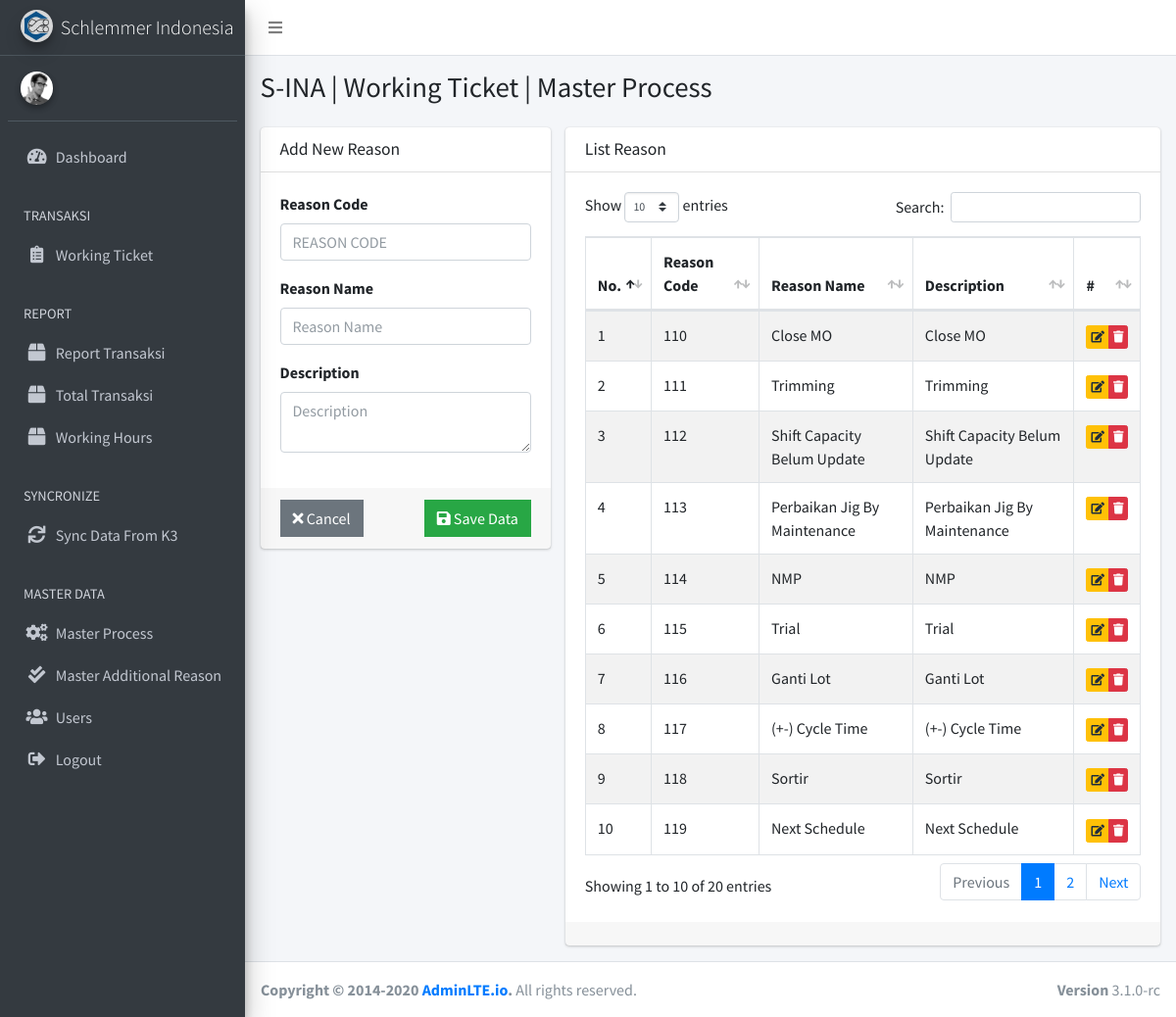
The page /index.php/reason on the database its author committed.
### tables this page shows
CREATE TABLE `reason` (
  `id` int(11) NOT NULL,
  `kode` varchar(255) NOT NULL,
  `nama` varchar(255) NOT NULL,
  `deskripsi` varchar(255) NOT NULL,
  `status` varchar(1) NOT NULL,
  `created_date` datetime NOT NULL,
  `created_by` varchar(255) NOT NULL,
  `last_date` datetime NOT NULL,
  `update_by` varchar(255) NOT NULL
);

### application/controllers/Reason.php (called while the page is built, shortened)
<?php
    class Reason extends CI_Controller
    {
        function __construct()
        {
            $this->load->model(array('M_crud', 'M_master'));
        }
        function index()
        {
            $data['judul'] = "S-INA | Working Ticket | Master Process";
            $data['reason'] = $this->M_master->loadData('reason');
            $this->load->view('Include/header', $data);
            $this->load->view('Include/sidebar');
            $this->load->view('Reason/index', $data);
            $this->load->view('Include/footer');
        }
    }

### index.php (called while the page is built, shortened)
<?php
require_once BASEPATH.'core/CodeIgniter.php';

### application/models/M_master.php (called while the page is built, shortened)
<?php
    class M_master extends CI_Model
    {
        function loadData($table)
        {
            $this->db->where('status', '1');
            $this->db->order_by('kode', 'ASC');
            return $this->db->get($table)->result();
        }
    }

### application/views/Reason/index.php (the view, shortened to what this page needs)
<div class="content-wrapper">
    <div class="content-header">
        <div class="container-fluid">
            <div class="row mb-2">
                <div class="col-sm-12">
                    <h1 class="m-0"><?php echo $judul; ?></h1>
                </div>
            </div>
        </div>
    </div>
    <section class="content">
        <div class="container-fluid">
            <div class="row">
                <div class="col-4">
                    <div class="card">
<form method="POST" action="<?php echo base_url().'Reason/insert' ?>">
	<div class="card-header">
		<h5 class="card-title">Add New Reason</h5>
	</div>
	<div class="card-body">
		<div class="form-group">
			<label class="control-label">Reason Code</label>
			<input type="text" name="kode" class="form-control" required maxlength="10" placeholder="Reason Code" autofocus autocomplete="off" style="text-transform:uppercase;" data-tooltip="tooltip" data-placement="top" title="Reason Code">
		</div>
		<div class="form-group">
			<label class="control-label">Reason Name</label>
			<input type="text" name="nama" class="form-control" required maxlength="150" placeholder="Reason Name" autocomplete="off" style="text-transform:capitalize;" data-tooltip="tooltip" data-placement="top" title="Reason Name">
		</div>
		<div class="form-group">
			<label class="control-label">Description</label>
			<textarea class="form-control" name="deskripsi" placeholder="Description" data-tooltip="tooltip" data-placement="top" title="Description"></textarea>
		</div>
	</div>
	<div class="card-footer">
		<button type="reset" class="btn btn-flat btn-secondary" data-tooltip="tooltip" data-placement="top" title="Cancel"><i class="fas fa-times"></i> Cancel</button>
		<button type="submit" class="btn btn-flat float-right btn-success" data-tooltip="tooltip" data-placement="top" title="Save Data"><i class="fas fa-save"></i> Save Data</button>
	</div>
</form>
                    </div>
                </div>
                <div class="col-8">
                    <div class="card">
<div class="card-header">
	<h5 class="card-title">List Reason</h5>
</div>
                        <div class="card-body">
                            <div class="table-responsive">
                                <table class="table table-striped table-hover table-bordered" id="data1">
                                    <thead>
                                        <th>No.</th>
                                        <th>Reason Code</th>
                                        <th>Reason Name</th>
                                        <th>Description</th>
                                        <th>#</th>
                                    </thead>
                                    <tbody>
                                        <?php
                                            $no=1;
                                            foreach($reason as $row)
                                            {
                                                ?>
                                                    <tr>
                                                        <td><?php echo $no++; ?></td>
                                                        <td><?php echo $row->kode; ?></td>
                                                        <td><?php echo $row->nama; ?></td>
                                                        <td><?php echo $row->deskripsi; ?></td>
                                                        <td>
                                                            <div class="btn-group">
                                                                <a href="<?php echo base_url().'Reason/edit/'.$row->id; ?>" class="btn btn-xs btn-warning"><i class="fas fa-edit"></i></a>
                                                                <button type="button" data-toggle="modal" data-target="#hapusReason" data-id="<?php echo $row->id; ?>" class="btn btn-xs btn-danger"><i class="fas fa-trash"></i></button>
                                                            </div>
                                                        </td>
                                                    </tr>
                                                <?php
                                            }
                                        ?>
                                    </tbody>
                                </table>
                            </div>
                        </div>
                        <div class="card-footer" style="text-align: center; font-size:x-large;">
                        </div>
                    </div>
                </div>
            </div>
        </div>
    </section>
</div>

### application/views/Include/header.php (shortened to what this page needs)
<!DOCTYPE html>
<html lang="en">
<head>
    <link rel="stylesheet" href="<?php echo base_url().'assets/admin/plugins/fontawesome-free/css/all.min.css'; ?>">
    <link rel="stylesheet" href="https://code.ionicframework.com/ionicons/2.0.1/css/ionicons.min.css">
    <link rel="stylesheet" href="<?php echo base_url().'assets/admin/plugins/tempusdominus-bootstrap-4/css/tempusdominus-bootstrap-4.min.css'; ?>">
    <link rel="stylesheet" href="<?php echo base_url().'assets/admin/plugins/icheck-bootstrap/icheck-bootstrap.min.css'; ?>">
    <link rel="stylesheet" href="<?php echo base_url().'assets/admin/dist/css/adminlte.min.css'; ?>">
    <link rel="stylesheet" href="<?php echo base_url().'assets/admin/plugins/overlayScrollbars/css/OverlayScrollbars.min.css'; ?>">
    <link rel="stylesheet" href="<?php echo base_url().'assets/admin/plugins/summernote/summernote-bs4.min.css'; ?>">
    <link rel="stylesheet" href="<?php echo base_url().'assets/admin/plugins/datatables-bs4/css/dataTables.bootstrap4.min.css'; ?>">
    <link rel="stylesheet" href="<?php echo base_url().'assets/admin/plugins/datatables-responsive/css/responsive.bootstrap4.min.css'; ?>">
    <link rel="stylesheet" href="<?php echo base_url().'assets/admin/plugins/datatables-buttons/css/buttons.bootstrap4.min.css'; ?>">
    <link rel="stylesheet" href="<?php echo base_url().'assets/admin/plugins/select2/css/select2.min.css'; ?>">
    <link rel="stylesheet" href="<?php echo base_url().'assets/admin/plugins/select2-bootstrap4-theme/select2-bootstrap4.min.css'; ?>">
    <link rel="stylesheet" href="<?php echo base_url().'assets/admin/plugins/bootstrap4-duallistbox/bootstrap-duallistbox.min.css'; ?>">
    <link rel="stylesheet" href="<?php echo base_url().'assets/admin/plugins/bs-stepper/css/bs-stepper.min.css'; ?>">
    <link rel="stylesheet" href="<?php echo base_url().'assets/admin/plugins/dropzone/min/dropzone.min.css'; ?>">
    <link rel="stylesheet" href="//code.jquery.com/ui/1.12.1/themes/base/jquery-ui.css">
</head>
<body class="hold-transition sidebar-mini layout-fixed">
    <div class="wrapper">
        <nav class="main-header navbar navbar-expand navbar-white navbar-light">
            <ul class="navbar-nav">
                <li class="nav-item">
                    <a class="nav-link" data-widget="pushmenu" href="#" role="button"><i class="fas fa-bars"></i></a>
                </li>
            </ul>
        </nav>

### application/views/Include/sidebar.php (shortened to what this page needs)
  <aside class="main-sidebar sidebar-dark-primary elevation-4">
      <a href="index3.html" class="brand-link">
          <img src="<?php echo base_url().'assets/img/mini-bg.png'; ?>" alt="AdminLTE Logo" class="brand-image img-circle elevation-3" style="opacity: .8">
          <span class="brand-text font-weight-light">Schlemmer Indonesia</span>
      </a>
      <div class="sidebar">
          <div class="user-panel mt-3 pb-3 mb-3 d-flex">
              <div class="image">
                  <img src="<?php echo base_url().'assets/admin/dist/img/user2-160x160.jpg'; ?>" class="img-circle elevation-2" alt="User Image">
              </div>
              <div class="info">
              </div>
          </div>
          <nav class="mt-2">
              <ul class="nav nav-pills nav-sidebar flex-column" data-widget="treeview" role="menu" data-accordion="false">
                  <li class="nav-item">
                      <a href="<?php echo base_url().'Dashboard'; ?>" class="nav-link">
                          <i class="nav-icon fas fa-tachometer-alt"></i>
                          <p>
                              Dashboard
                          </p>
                      </a>
                  </li>
                  <li class="nav-header">TRANSAKSI</li>
                  <li class="nav-item">
                      <a href="<?php echo base_url().'Transaksi'; ?>" class="nav-link">
                          <i class="nav-icon fas fa-clipboard-list"></i>
                          <p>
                              Working Ticket
                          </p>
                      </a>
                  </li>
                  <li class="nav-header">REPORT</li>
                  <li class="nav-item">
                      <a href="<?php echo base_url().'Report'; ?>" class="nav-link">
                          <i class="nav-icon fas fa-box"></i>
                          <p>
                              Report Transaksi
                          </p>
                      </a>
                  </li>
                  <li class="nav-item">
                      <a href="<?php echo base_url().'Total'; ?>" class="nav-link">
                          <i class="nav-icon fas fa-box"></i>
                          <p>
                              Total Transaksi
                          </p>
                      </a>
                  </li>
                  <li class="nav-item">
                      <a href="<?php echo base_url().'Working'; ?>" class="nav-link">
                          <i class="nav-icon fas fa-box"></i>
                          <p>
                              Working Hours
                          </p>
                      </a>
                  </li>
<li class="nav-header">SYNCRONIZE</li>
<li class="nav-item">
                      <a href="<?php echo base_url().'Sync'; ?>" class="nav-link">
                          <i class="nav-icon fas fa-sync"></i>
                          <p>
                              Sync Data From K3
                          </p>
                      </a>
                  </li>
                  <li class="nav-header">MASTER DATA</li>
                  <li class="nav-item">
                      <a href="<?php echo base_url().'Proses'; ?>" class="nav-link">
                          <i class="nav-icon fas fa-cogs"></i>
                          <p>
                              Master Process
                          </p>
                      </a>
                  </li>
                  <li class="nav-item">
                      <a href="<?php echo base_url().'Reason'; ?>" class="nav-link">
                          <i class="nav-icon fas fa-check-double"></i>
                          <p>
                              Master Additional Reason
                          </p>
                      </a>
                  </li>
                  <li class="nav-item">
                      <a href="<?php echo base_url().'Dept'; ?>" class="nav-link">
                          <i class="nav-icon fas fa-users"></i>
                          <p>
                              Users
                          </p>
                      </a>
                  </li>
                  <li class="nav-item">
                      <a href="<?php echo base_url().'Login/logout'; ?>" class="nav-link">
                          <i class="nav-icon fas fa-sign-out-alt"></i>
                          <p>
                              Logout
                          </p>
                      </a>
                  </li>
              </ul>
          </nav>
      </div>
  </aside>

### application/views/Include/footer.php (shortened to what this page needs)
        <footer class="main-footer">
            <strong>Copyright &copy; 2014-2020 <a href="https://adminlte.io">AdminLTE.io</a>.</strong>
            All rights reserved.
            <div class="float-right d-none d-sm-inline-block">
            <b>Version</b> 3.1.0-rc
            </div>
        </footer>
    </div>
</body>
</html>

### rows shown on the page
reason: kode "110", nama "Close MO", deskripsi "Close MO"
reason: kode "111", nama "Trimming", deskripsi "Trimming"
reason: kode "112", nama "Shift Capacity Belum Update", deskripsi "Shift Capacity Belum Update"
reason: kode "113", nama "Perbaikan Jig By Maintenance", deskripsi "Perbaikan Jig By Maintenance"
reason: kode "114", nama "NMP", deskripsi "NMP"
reason: kode "115", nama "Trial", deskripsi "Trial"
reason: kode "116", nama "Ganti Lot", deskripsi "Ganti Lot"
reason: kode "117", nama "(+-) Cycle Time", deskripsi "(+-) Cycle Time"
reason: kode "118", nama "Sortir", deskripsi "Sortir"
reason: kode "119", nama "Next Schedule", deskripsi "Next Schedule"

### other values the page prints
$judul "S-INA | Working Ticket | Master Process"
